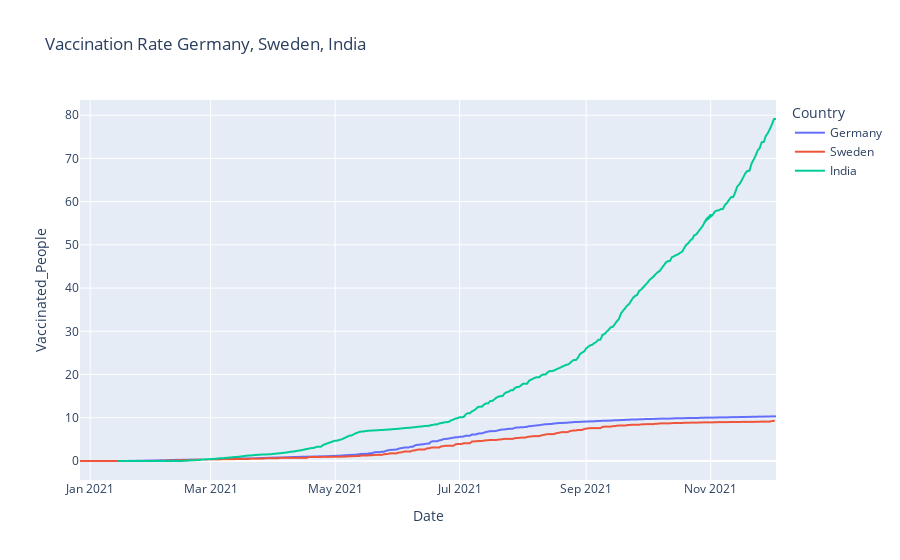

Notebook source saved alongside this figure:
### Code cell
#Plot
plot = pe.line(finalDf, x="Date", y="Vaccinated_People", color = 'Country', title='Vaccination Rate Germany, Sweden, India')
plot.show()

### Figure 1 — Plotly figure (JSON) as saved in the notebook; plotly's stock layout.template omitted (floating-point values rounded to 4 significant figures; data arrays with more than 128 entries replaced by an {"elided": "..."} marker saying what was removed)
{"data": [{"hovertemplate": "Country=Germany<br>Date=%{x}<br>Vaccinated_People=%{y}<extra></extra>", "legendgroup": "Germany", "line": {"color": "#636efa", "dash": "solid"}, "marker": {"symbol": "circle"}, "mode": "lines", "name": "Germany", "showlegend": true, "type": "scattergl", "x": {"elided": "341 str values"}, "xaxis": "x", "y": {"elided": "341 float values"}, "yaxis": "y"}, {"hovertemplate": "Country=Sweden<br>Date=%{x}<br>Vaccinated_People=%{y}<extra></extra>", "legendgroup": "Sweden", "line": {"color": "#EF553B", "dash": "solid"}, "marker": {"symbol": "circle"}, "mode": "lines", "name": "Sweden", "showlegend": true, "type": "scattergl", "x": {"elided": "338 str values"}, "xaxis": "x", "y": {"elided": "338 float values"}, "yaxis": "y"}, {"hovertemplate": "Country=India<br>Date=%{x}<br>Vaccinated_People=%{y}<extra></extra>", "legendgroup": "India", "line": {"color": "#00cc96", "dash": "solid"}, "marker": {"symbol": "circle"}, "mode": "lines", "name": "India", "showlegend": true, "type": "scattergl", "x": {"elided": "323 str values"}, "xaxis": "x", "y": {"elided": "323 float values"}, "yaxis": "y"}], "layout": {"legend": {"title": {"text": "Country"}, "tracegroupgap": 0}, "title": {"text": "Vaccination Rate Germany, Sweden, India"}, "xaxis": {"anchor": "y", "domain": [0, 1], "title": {"text": "Date"}}, "yaxis": {"anchor": "x", "domain": [0, 1], "title": {"text": "Vaccinated_People"}}}}
